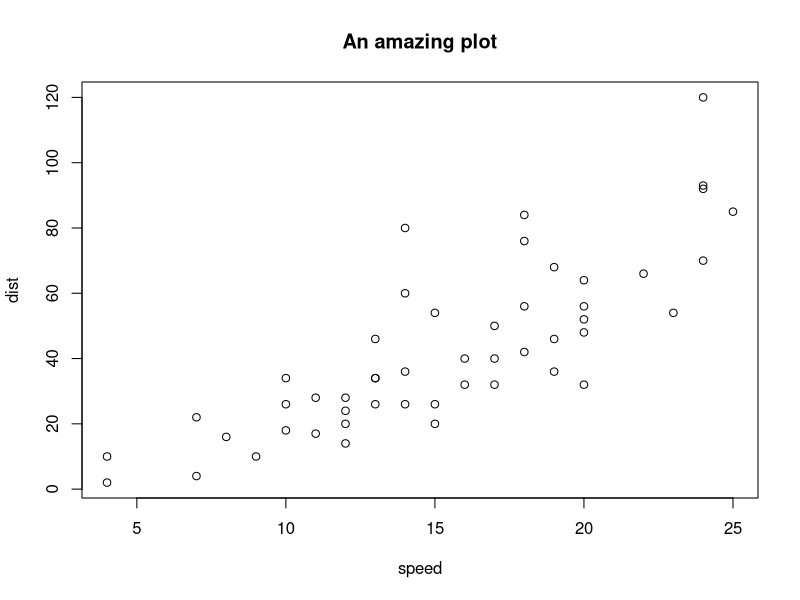

The R script that drew this image:
## ---- chunk 1
#| label: plot-cars

# plot the cars dataset
plot(cars,
     main = "An amazing plot")
## ---- chunk 2
#| echo: false
#| label: do-math
2 * 2
